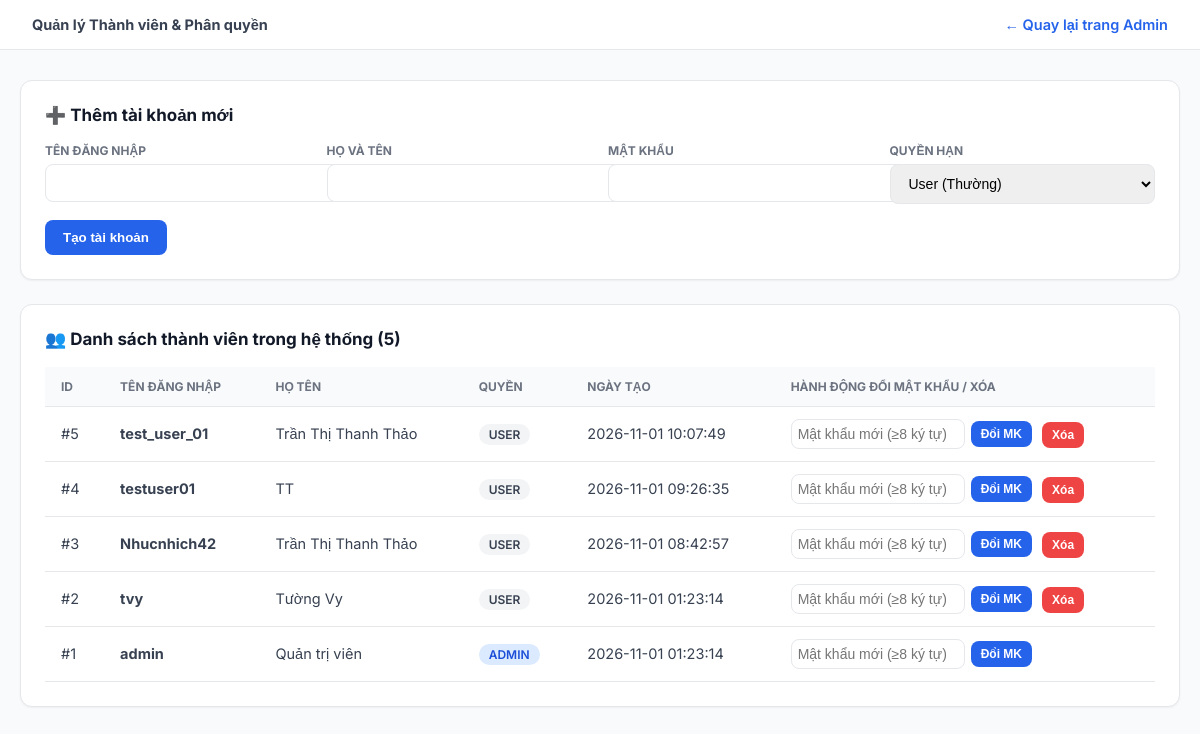
/admin_users.php (signed in), run on the app's committed database.
### tables this page shows
CREATE TABLE IF NOT EXISTS `users` (
  `id` int NOT NULL AUTO_INCREMENT,
  `username` varchar(50) NOT NULL,
  `password` varchar(255) NOT NULL,
  `fullname` varchar(100) NOT NULL,
  `role` enum('user','admin') DEFAULT 'user',
  `created_at` timestamp NULL DEFAULT CURRENT_TIMESTAMP,
  PRIMARY KEY (`id`),
  UNIQUE KEY `username` (`username`)
);

### admin_users.php (the view, shortened to what this page needs)
<?php
require_once "auth.php";
$users = $conn->query("SELECT id, username, fullname, role, created_at FROM users ORDER BY id DESC")->fetchAll(PDO::FETCH_ASSOC);
function e($value) {
    return htmlspecialchars((string)$value, ENT_QUOTES, "UTF-8");
}
?>
<!DOCTYPE html>
<html lang="vi">
<head>
</head>
<body>
<header>
    <strong>Quản lý Thành viên & Phân quyền</strong>
    <a href="admin.php" style="color: var(--primary); font-weight: 600; text-decoration: none;">← Quay lại trang Admin</a>
</header>
<main>
    <div class="card">
        <h3>➕ Thêm tài khoản mới</h3>
        <form method="POST">
            <div class="form-grid">
                <div><label>Tên đăng nhập</label><input type="text" name="username" required></div>
                <div><label>Họ và tên</label><input type="text" name="fullname" required></div>
                <div><label>Mật khẩu</label><input type="password" name="password" minlength="8" required></div>
                <div>
                    <label>Quyền hạn</label>
                    <select name="role">
                        <option value="user">User (Thường)</option>
                    </select>
                </div>
            </div>
            <button type="submit" class="btn">Tạo tài khoản</button>
        </form>
    </div>
    <div class="card">
        <h3>👥 Danh sách thành viên trong hệ thống (<?= count($users) ?>)</h3>
        <table>
            <thead>
                <tr>
                    <th>ID</th>
                    <th>Tên đăng nhập</th>
                    <th>Họ tên</th>
                    <th>Quyền</th>
                    <th>Ngày tạo</th>
                    <th>Hành động đổi mật khẩu / Xóa</th>
                </tr>
            </thead>
            <tbody>
                <?php foreach ($users as $u): ?>
                <tr>
                    <td>#<?= (int)$u["id"] ?></td>
                    <td><strong><?= e($u["username"]) ?></strong></td>
                    <td><?= e($u["fullname"]) ?></td>
                    <td>
                        <span class="badge <?= $u["role"] === 'admin' ? 'badge-admin' : 'badge-user' ?>">
                            <?= strtoupper($u["role"]) ?>
                        </span>
                    </td>
                    <td><?= e($u["created_at"]) ?></td>
                    <td>
                        <form method="POST" style="display:inline-flex; gap:6px; align-items:center;">
                            <input type="password" name="new_password" placeholder="Mật khẩu mới (≥8 ký tự)" style="width: 160px; padding: 6px;" required>
                            <button type="submit" class="btn" style="padding: 6px 10px; font-size: 12px;">Đổi MK</button>
                        </form>
                        <?php if ((int)$u["id"] !== (int)$_SESSION["user_id"]): ?>
                        <form method="POST" style="display:inline; margin-left: 6px;" onsubmit="return confirm('Bạn có chắc muốn xóa tài khoản này?');">
                            <button type="submit" class="btn" style="background: var(--danger); padding: 6px 10px; font-size: 12px;">Xóa</button>
                        </form>
                        <?php endif; ?>
                    </td>
                </tr>
                <?php endforeach; ?>
            </tbody>
        </table>
    </div>
</main>
</body>
</html>

### admin_users.php (style rules this page uses)
:root { --bg-body: #F9FAFB; --surface: #FFFFFF; --border: #E5E7EB; --text-title: #111827; --text-body: #374151; --text-muted: #6B7280; --primary: #2563EB; --primary-hover: #1D4ED8; --primary-light: #EFF6FF; --danger: #EF4444; --danger-bg: #FEF2F2; --success: #10B981; --success-bg: #ECFDF5; --radius-md: 8px; --radius-lg: 12px; }
body { margin: 0; background: var(--bg-body); color: var(--text-body); font-family: 'Inter', sans-serif; font-size: 14.5px; }
header { background: var(--surface); border-bottom: 1px solid var(--border); padding: 16px 32px; display: flex; justify-content: space-between; align-items: center; }
main { max-width: 1200px; margin: 30px auto; padding: 0 20px; }
.card { background: var(--surface); border: 1px solid var(--border); border-radius: var(--radius-lg); padding: 24px; margin-bottom: 24px; box-shadow: 0 1px 2px rgba(0,0,0,0.05); }
h2, h3 { color: var(--text-title); margin-top: 0; }
.form-grid { display: grid; grid-template-columns: repeat(auto-fit, minmax(200px, 1fr)); gap: 16px; margin-bottom: 16px; }
label { display: block; font-size: 12px; font-weight: 700; text-transform: uppercase; color: var(--text-muted); margin-bottom: 6px; }
input, select { width: 100%; padding: 10px 14px; border: 1px solid var(--border); border-radius: var(--radius-md); font-size: 14px; outline: none; }
.btn { padding: 10px 18px; background: var(--primary); color: white; border: none; border-radius: var(--radius-md); font-weight: 600; cursor: pointer; }
table { width: 100%; border-collapse: collapse; margin-top: 10px; }
th, td { padding: 12px 16px; border-bottom: 1px solid var(--border); text-align: left; }
th { background: var(--bg-body); color: var(--text-muted); font-size: 12px; text-transform: uppercase; }
.badge { padding: 3px 10px; border-radius: 12px; font-size: 12px; font-weight: 600; }
.badge-admin { background: #DBEAFE; color: #1D4ED8; }
.badge-user { background: #F3F4F6; color: #374151; }

### data on the page
users: id "5", username "test_user_01", fullname "Trần Thị Thanh Thảo", role "USER", created_at "2026-11-01 10:07:49"
users: id "4", username "testuser01", fullname "TT", role "USER", created_at "2026-11-01 09:26:35"
users: id "3", username "Nhucnhich42", fullname "Trần Thị Thanh Thảo", role "USER", created_at "2026-11-01 08:42:57"
users: id "2", username "tvy", fullname "Tường Vy", role "USER", created_at "2026-11-01 01:23:14"
users: id "1", username "admin", fullname "Quản trị viên", role "ADMIN", created_at "2026-11-01 01:23:14"

### other printed values
count($users) "5"
